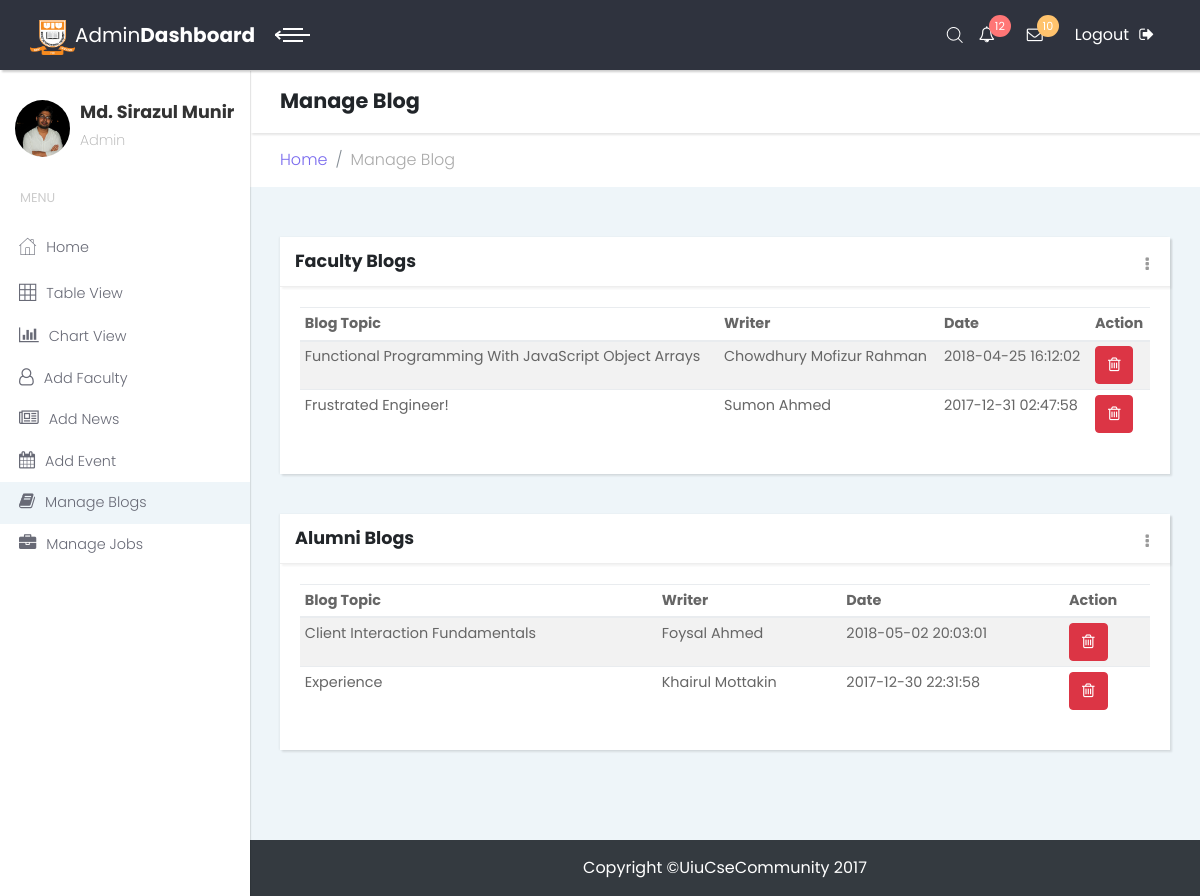
Screenshot of /Admin/manageBlog.php (signed in) with the database file from the repository.
### tables this page shows
CREATE TABLE `blog` (
  `id` int(11) NOT NULL,
  `title` varchar(100) NOT NULL,
  `category` varchar(30) NOT NULL,
  `description` varchar(30000) NOT NULL,
  `thumbnail` varchar(500) NOT NULL,
  `author` varchar(50) NOT NULL,
  `author_type` varchar(10) NOT NULL,
  `time` varchar(50) NOT NULL
);

### Admin/manageBlog.php (the view, shortened to what this page needs)
<?php
  require_once('../dbConnect.php');
  $row1 = $conn->query("SELECT * FROM `blog` WHERE (author_type = 'faculty') order by id desc");
  $row2 = $conn->query("SELECT * FROM `blog` WHERE (author_type = 'alumni') order by id desc");
 ?>
<!DOCTYPE html>
<html>
  <head>
    <link rel="stylesheet" href="vendor/bootstrap/css/bootstrap.min.css">
    <link rel="stylesheet" href="css/fontastic.css">
    <link rel="stylesheet" href="vendor/font-awesome/css/font-awesome.min.css">
    <link rel="stylesheet" href="css/style.default.css" id="theme-stylesheet">
    <link rel="stylesheet" href="css/custom.css">
  </head>
  <body>
    <div class="page charts-page">
      <header class="header">
        <nav class="navbar">
          <div class="container-fluid">
            <div class="navbar-holder d-flex align-items-center justify-content-between">
              <div class="navbar-header">
                <img src="img/uiu.png" height="35" width="45" alt=""><a href="index.php" class="navbar-brand">
                  <div class="brand-text brand-big"><span>Admin </span><strong>Dashboard</strong></div>
                  <div class="brand-text brand-small"><strong>Admin</strong></div></a>
                  <a id="toggle-btn" href="#" class="menu-btn active"><span></span><span></span><span></span></a>
              </div>
              <ul class="nav-menu list-unstyled d-flex flex-md-row align-items-md-center">
                <li class="nav-item d-flex align-items-center"><a id="search" href="#"><i class="icon-search"></i></a></li>
                <li class="nav-item dropdown"> <a id="notifications" rel="nofollow" data-target="#" href="#" data-toggle="dropdown" aria-haspopup="true" aria-expanded="false" class="nav-link"><i class="fa fa-bell-o"></i><span class="badge bg-red">12</span></a>
                </li>
                <li class="nav-item dropdown"> <a id="messages" rel="nofollow" data-target="#" href="#" data-toggle="dropdown" aria-haspopup="true" aria-expanded="false" class="nav-link"><i class="fa fa-envelope-o"></i><span class="badge bg-orange">10</span></a>
                </li>
                <li class="nav-item"><a href="../index.php" class="nav-link logout">Logout<i class="fa fa-sign-out"></i></a></li>
              </ul>
            </div>
          </div>
        </nav>
      </header>
      <div class="page-content d-flex align-items-stretch">
        <nav class="side-navbar">
          <div class="sidebar-header d-flex align-items-center">
            <div class="avatar"><img src="img/munir.jpg" alt="..." class="img-fluid rounded-circle"></div>
            <div class="title">
              <h1 class="h4">Md. Sirazul Munir</h1>
              <p>Admin</p>
            </div>
          </div>
          <span class="heading">Menu</span>
          <ul class="list-unstyled">
            <li> <a href="index.php"><i class="icon-home"></i>Home</a></li>
            <li><a href="tables.php"> <i class="icon-grid"></i>Table View</a></li>
            <li> <a href="charts.php"> <i class="fa fa-bar-chart"></i>Chart View </a></li>
            <li> <a href="addFaculty.php"> <i class="fa fa-user-o"></i>Add Faculty </a></li>
            <li> <a href="addNews.php"> <i class="fa fa-newspaper-o"></i>Add News</a></li>
            <li> <a href="addEvent.php"> <i class="fa fa-calendar"></i>Add Event</a></li>
            <li class="active"> <a href="#"> <i class="fa fa-book"></i>Manage Blogs</a></li>
            <li> <a href="manageJob.php"> <i class="fa fa-briefcase"></i>Manage Jobs</a></li>
          </ul>
        </nav>
        <div class="content-inner">
          <header class="page-header">
            <div class="container-fluid">
              <h2 class="no-margin-bottom">Manage Blog</h2>
            </div>
          </header>
          <div class="breadcrumb-holder container-fluid">
            <ul class="breadcrumb">
              <li class="breadcrumb-item"><a href="index.php">Home</a></li>
              <li class="breadcrumb-item active">Manage Blog</li>
            </ul>
          </div>
          <section class="tables">
            <div class="container-fluid">
              <div class="row">
                <div class="col-lg-12">
                  <div class="card">
                    <div class="card-close">
                      <div class="dropdown">
                        <button type="button" id="closeCard4" data-toggle="dropdown" aria-haspopup="true" aria-expanded="false" class="dropdown-toggle"><i class="fa fa-ellipsis-v"></i></button>
                      </div>
                    </div>
                    <div class="card-header d-flex align-items-center">
                      <h3 class="h4">Faculty Blogs</h3>
                    </div>
                    <div class="card-body">
                      <table class="table table-striped table-sm">
                        <thead>
                          <tr>
                            <th>Blog Topic</th>
                            <th>Writer</th>
                            <th>Date</th>
                            <th>Action</th>
                          </tr>
                        </thead>
                        <tbody>
                          <?php while($result1 = mysqli_fetch_array($row1))  { ?>
                          <tr>
                            <td> <?php echo $result1['title']; ?> </td>
                            <td> <?php echo $result1['author']; ?> </td>
                            <td> <?php echo $result1['time']; ?> </td>
                            <td><a onclick="return confirm('Are you sure want to delete?')" href="deleteBlog.php?id= <?php echo $result1['id']; ?>" class="btn btn-danger"><i class="fa fa-trash-o" aria-hidden="true"></i></a></td>
                          </tr>
                        <?php } ?>
                        </tbody>
                      </table>
                    </div>
                  </div>
                </div>
                <div class="col-lg-12">
                  <div class="card">
                    <div class="card-close">
                      <div class="dropdown">
                        <button type="button" id="closeCard4" data-toggle="dropdown" aria-haspopup="true" aria-expanded="false" class="dropdown-toggle"><i class="fa fa-ellipsis-v"></i></button>
                      </div>
                    </div>
                    <div class="card-header d-flex align-items-center">
                      <h3 class="h4">Alumni Blogs</h3>
                    </div>
                    <div class="card-body">
                      <table class="table table-striped table-sm">
                        <thead>
                          <tr>
                            <th>Blog Topic</th>
                            <th>Writer</th>
                            <th>Date</th>
                            <th>Action</th>
                          </tr>
                        </thead>
                        <tbody>
                          <?php while($result2 = mysqli_fetch_array($row2))  { ?>
                          <tr>
                            <td> <?php echo $result2['title']; ?> </td>
                            <td> <?php echo $result2['author']; ?> </td>
                            <td> <?php echo $result2['time']; ?> </td>
                            <td><a onclick="return confirm('Are you sure want to delete?')" href="deleteBlog.php?id= <?php echo $result2['id']; ?>" class="btn btn-danger"><i class="fa fa-trash-o" aria-hidden="true"></i></a></td>
                          </tr>
                        <?php } ?>
                        </tbody>
                      </table>
                    </div>
                  </div>
                </div>
              </div>
            </div>
          </section>
          <footer class="py-3 bg-dark">
            <div class="container">
              <p class="m-0 text-center text-white">Copyright &copy;UiuCseCommunity 2017</p>
            </div>
          </footer>
        </div>
      </div>
    </div>
  </body>
</html>

### rows the page displays
blog: title "Functional Programming With JavaScript Object Arrays", author "Chowdhury Mofizur Rahman", time "2018-04-25 16:12:02"
blog: title "Frustrated Engineer!", author "Sumon Ahmed", time "2017-12-31 02:47:58"
blog: title "Client Interaction Fundamentals", author "Foysal Ahmed", time "2018-05-02 20:03:01"
blog: title "Experience", author "Khairul Mottakin", time "2017-12-30 22:31:58"
